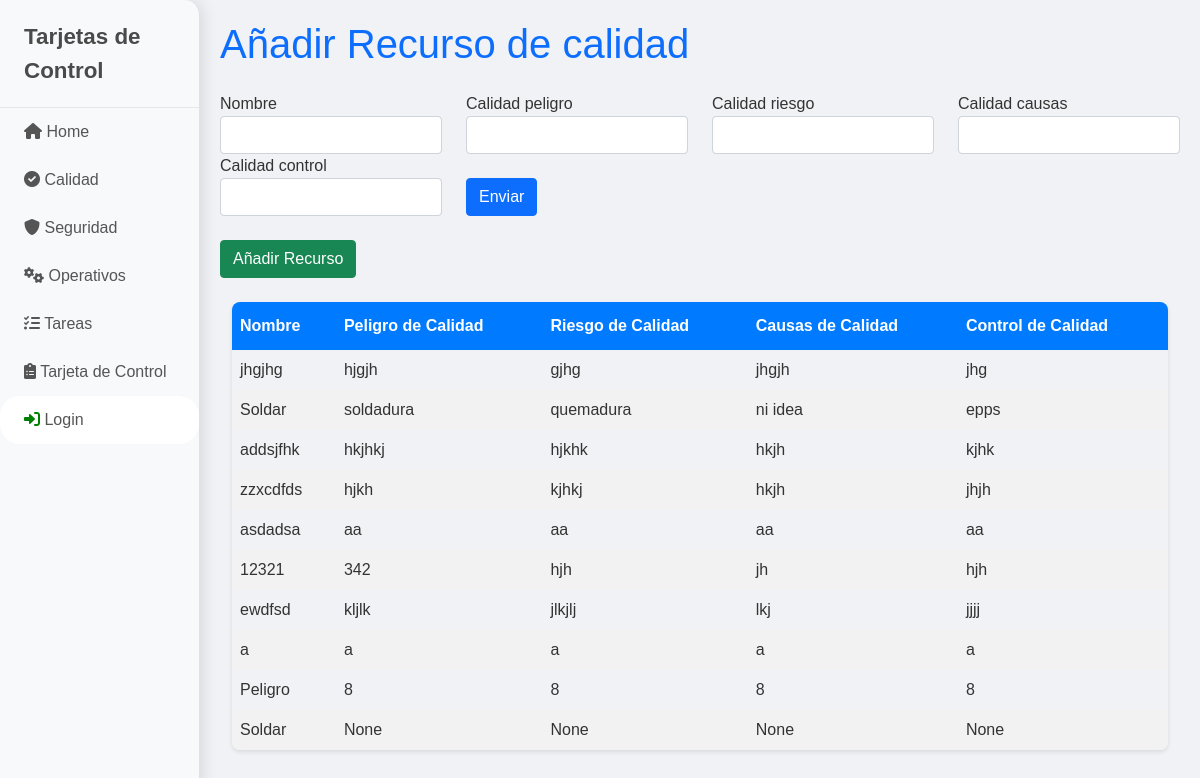
The page /calidad/ on the database as committed earlier.
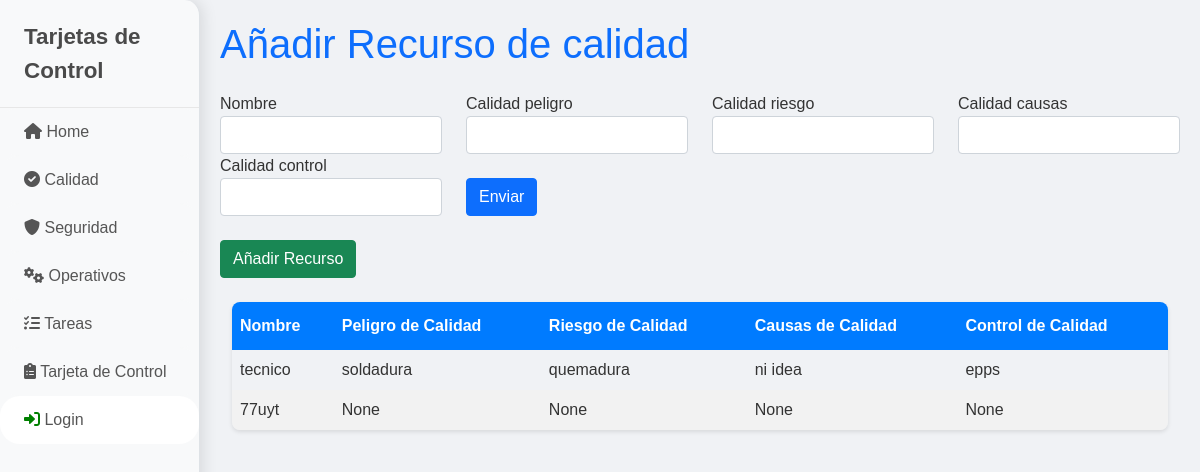
The same page on the database as committed later.
### modelos/models.py (models this page shows, shortened)
class RecursoCalidad(models.Model):
    nombre = models.CharField(max_length=100, blank=True, null=True)
    calidad_peligro = models.CharField(max_length=100, blank=True, null=True)
    calidad_riesgo = models.CharField(max_length=100, blank=True, null=True)
    calidad_causas = models.CharField(max_length=100, blank=True, null=True)
    calidad_control = models.CharField(max_length=100, blank=True, null=True)

### calidad/views.py (the view)
# urls.py: path('', views.index, name='calidad_index'),
def index(request):
    context = {'form': CalidadForm(), 'recursos': RecursoCalidad.objects.all()}
    return render(request, 'index.html', context)

### calidad/forms.py
class CalidadForm(forms.ModelForm):
    class Meta:
        model = RecursoCalidad
        fields = (
            'nombre', 'calidad_peligro', 'calidad_riesgo', 'calidad_causas', 'calidad_control',
        )
        widgets = {
            'nombre': forms.TextInput(attrs={'class': 'form-control'}),
            'calidad_peligro': forms.TextInput(attrs={'class': 'form-control'}),
            'calidad_riesgo': forms.TextInput(attrs={'class': 'form-control'}),
            'calidad_causas': forms.TextInput(attrs={'class': 'form-control'}),
            'calidad_control': forms.TextInput(attrs={'class': 'form-control'})
        }

### calidad/templates/index.html (shortened to what this page needs)
{% extends 'base.html' %}
{% block content %}
    <h1 class="mb-4 text-primary">Añadir Recurso de calidad</h1>
    <div id="recursos-forms">
        {% include 'partials/form.html' %}
    </div>
    <div class="my-4">
        <button type="button" class="btn btn-success me-2"
        hx-get="{% url 'create-recurso' %}"
        hx-target="#recursos-forms"
        hx-swap="beforeend">Añadir Recurso</button>
    </div>
<div class="container mt-4">
    <table class="table-custom">
        <thead>
            <tr>
                <th>Nombre</th>
                <th>Peligro de Calidad</th>
                <th>Riesgo de Calidad</th>
                <th>Causas de Calidad</th>
                <th>Control de Calidad</th>
            </tr>
        </thead>
        <tbody id="recurso-list">
            {% for recurso in recursos %}
                {% include 'partials/recurso.html' %}
            {% endfor %}
        </tbody>
    </table>
</div>
{% endblock %}

### calidad/templates/partials/recurso.html
<tr>
    <td>{{ recurso.nombre }}</td>
    <td>{{ recurso.calidad_peligro }}</td>
    <td>{{ recurso.calidad_riesgo }}</td>
    <td>{{ recurso.calidad_causas }}</td>
    <td>{{ recurso.calidad_control }}</td>
</tr>

Rows that differ between the two databases and show on the page:
removed RecursoCalidad: nombre "jhgjhg", calidad_peligro "hjgjh", calidad_riesgo "gjhg", calidad_causas "jhgjh", calidad_control "jhg"
removed RecursoCalidad: nombre "addsjfhk", calidad_peligro "hkjhkj", calidad_riesgo "hjkhk", calidad_causas "hkjh", calidad_control "kjhk"
removed RecursoCalidad: nombre "zzxcdfds", calidad_peligro "hjkh", calidad_riesgo "kjhkj", calidad_causas "hkjh", calidad_control "jhjh"
removed RecursoCalidad: nombre "asdadsa", calidad_peligro "aa", calidad_riesgo "aa", calidad_causas "aa", calidad_control "aa"
removed RecursoCalidad: nombre "12321", calidad_peligro "342", calidad_riesgo "hjh", calidad_causas "jh", calidad_control "hjh"
removed RecursoCalidad: nombre "ewdfsd", calidad_peligro "kljlk", calidad_riesgo "jlkjlj", calidad_causas "lkj", calidad_control "jjjj"
removed RecursoCalidad: nombre "a", calidad_peligro "a", calidad_riesgo "a", calidad_causas "a", calidad_control "a"
removed RecursoCalidad: nombre "Peligro", calidad_peligro "8", calidad_riesgo "8", calidad_causas "8", calidad_control "8"
removed RecursoCalidad: nombre "Soldar", calidad_peligro "None", calidad_riesgo "None", calidad_causas "None", calidad_control "None"
added RecursoCalidad: nombre "tecnico", calidad_peligro "soldadura", calidad_riesgo "quemadura", calidad_causas "ni idea", calidad_control "epps"
changed RecursoCalidad: nombre "Soldar" → "77uyt"; calidad_peligro "soldadura" → "None"; calidad_riesgo "quemadura" → "None"; calidad_causas "ni idea" → "None"; calidad_control "epps" → "None"
